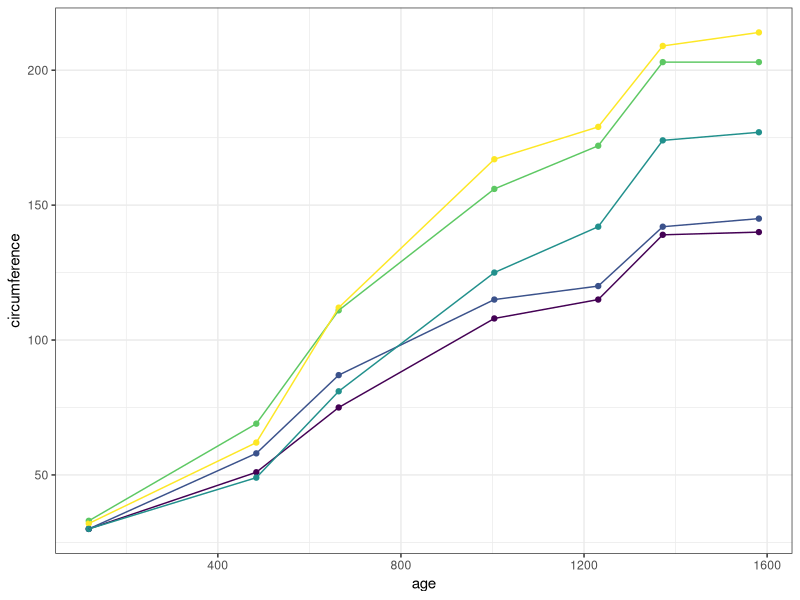
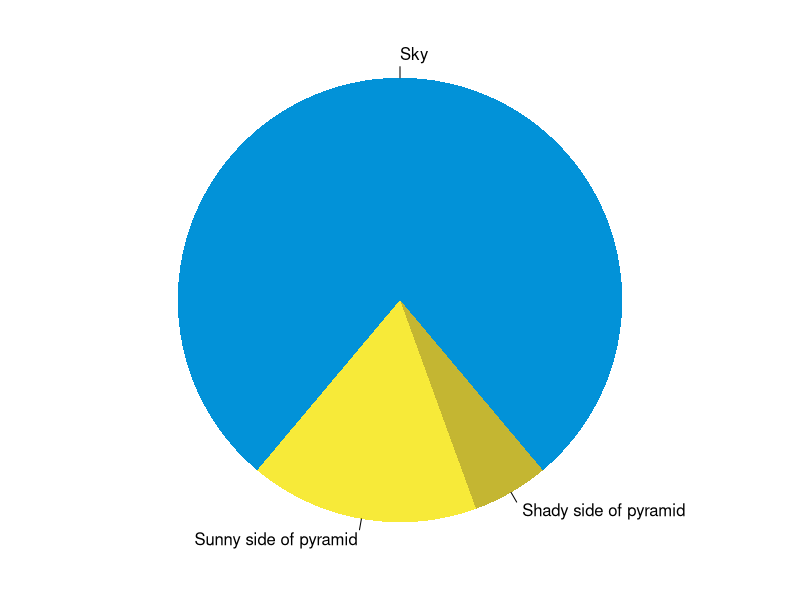

Here is the R script that generated these plots, in order:
## ---- chunk 1
knitr::opts_chunk$set(collapse = TRUE)
## ---- chunk 2
summary(cars)
fit <- lm(dist ~ speed, data = cars)
fit
## ---- chunk 3
summary(Orange)
## ---- chunk 4
library(ggplot2)
ggplot(Orange, aes(x = age, 
                   y = circumference, 
                   color = Tree)) +
  geom_point() +
  geom_line() +
  guides(color = FALSE) +
  theme_bw()
## ---- chunk 5
par(mar = c(0, 1, 0, 1))
pie(
  c(280, 60, 20),
  c('Sky', 'Sunny side of pyramid', 'Shady side of pyramid'),
  col = c('#0292D8', '#F7EA39', '#C4B632'),
  init.angle = -50, border = NA
)
